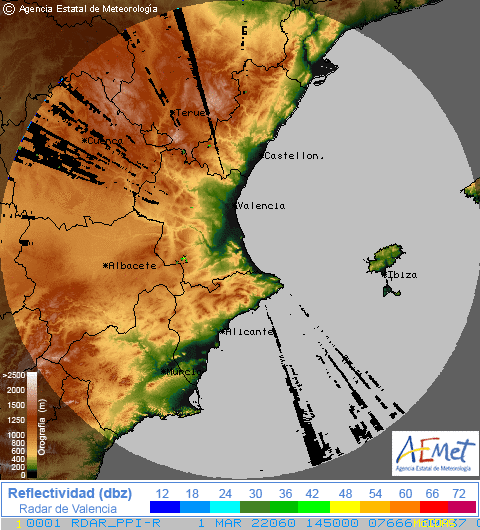
#> input picture images/ImageOverlayOutput.png, 480 x 530 px
$ python main.py
#> lines starting #> are read from the running program, lines starting #| are printed output that depends on the picture; after the words box and inside, x2 and y2 are one past the last pixel; in counts of white or black regions, pixels touching at a corner belong together
# Necessary imports
import math
import random
import numpy as np
import cv2
from matplotlib import pyplot as plt

# Random seed
random.seed(1337)


def read_images(path):
    """
    TODO: currently implemented to read one image only. Will be edited to read a bunch of images
    from the folder
    """
#> called with path = 'images/ImageOverlayOutput.png'
    image = cv2.imread(path)
#> image is the input picture: shape (530, 480, 3); mean B, G, R 112.4, 139.7, 161.5
    return image


def get_pixels(image):
    """
    This function returns the list of the pixel that needs to be refilled
    """
    l = []
    for x in range(image.shape[0]):
        for y in range(image.shape[1]):
            pos = (x, y)
            rgba = image[x][y]
            if rgba[0] == 0 and rgba[1] == 0 and rgba[2] == 0:
                l.append(pos)
#> after the loop, l = 11225 pairs, first value 0 to 479, second value 0 to 479
    return l


def get_neighboring_pixel(img, x, y, current_window_size):
    """
    Getting the values of the neighbouring pixels
    """
    x_rand, y_rand = 0,0
    max_num_tries = 10000000000
    max_tries_per_neighbourhood = 1000
    neighbourhood_size_increment = 50
    current_window_size = 10
    total_tries = 0

    # Going through the neighbouring pixels
    for _ in range(math.ceil(max_num_tries/max_tries_per_neighbourhood)):
        for _ in range(max_tries_per_neighbourhood):
            min_x = max(0, x-current_window_size)
            max_x = min(img.shape[0], x+current_window_size)
            min_y = max(0, y-current_window_size)
            max_y = min(img.shape[1], y+current_window_size)

            # Finding a random sample inside the given window
            x_rand = random.randint(min_x, max_x-1)
            y_rand = random.randint(min_y, max_y-1)
            total_tries += 1

            # Return the sample if it is not 0,0,0 i.e. black
            if not(img[x_rand][y_rand][0]==0 and img[x_rand][y_rand][1]==0 and img[x_rand][y_rand][2]==0):
                return x_rand, y_rand
        current_window_size += neighbourhood_size_increment
    return x_rand, y_rand


def fill_swath_with_neighboring_pixel(img, left=10, right=100, top=10, bottom=100, color = {0,0,0}, current_window_size = 10):
    """
    Filling method 3:
    Input: image with missing data (numpy array)
    Output: numpy array with missing data filled by random RGB values from non-missing pixel portions of the image selected with probability inversely proportional to distance
    """
    img_with_neighbor_filled = np.array(img.copy())
    l = get_pixels(img)

    for k in l:
        x,y = k
        x_rand, y_rand = get_neighboring_pixel(img, x, y, current_window_size)
        if x >= left and x <= right and y >= top and y <= bottom:
            img_with_neighbor_filled[x][y] = img[x_rand][y_rand]
#> this loop made 11225 passes
#> (x, y, x_rand, y_rand) on passes 1 to 3: (0, 2, 9, 8), (0, 3, 5, 9), (0, 4, 9, 11)
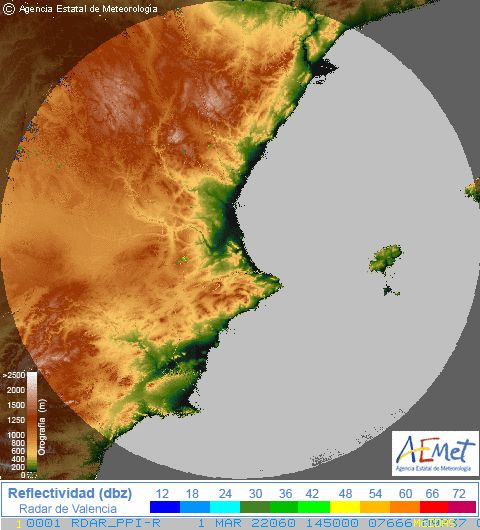
#> img_with_neighbor_filled: shape (530, 480, 3); 4.41% of pixels changed, all inside (x1, y1, x2, y2) = (0, 0, 480, 480)
    return img_with_neighbor_filled


def main():
    """
        The main function that can be called as function as well
    """
    image = read_images("images/ImageOverlayOutput.png")
    neighborfill = fill_swath_with_neighboring_pixel(image, left=0, right=7680, top=0, bottom=7680, color={0, 0, 0},
                                                     current_window_size=3)
    cv2.imwrite("result.png", neighborfill)
    plt.imshow(neighborfill)
    pass


if __name__ == "__main__":
    main()
